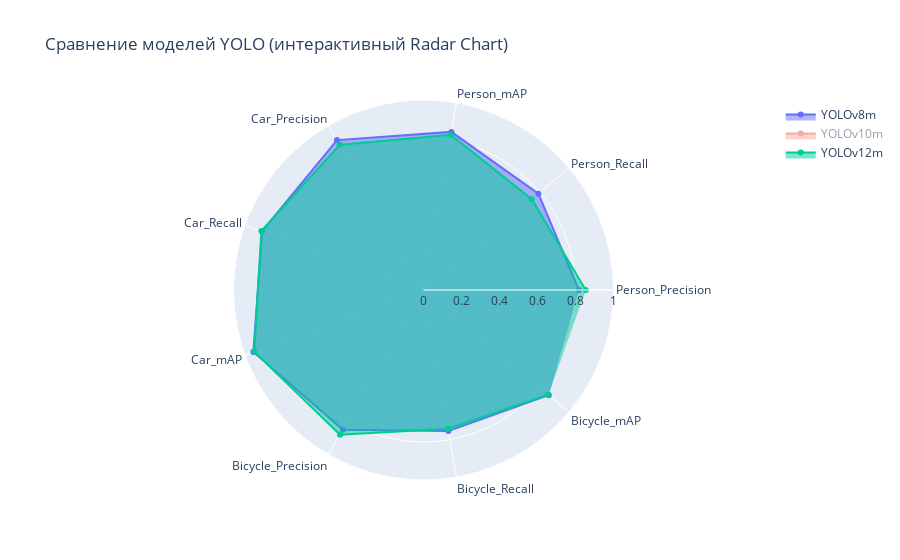

Here is the notebook cell this chart was saved with:
### Code cell
import plotly.express as px
import plotly.graph_objects as go

# Подготовка данных в "длинном" формате
df_melted = test_results.melt(id_vars='Model', value_vars=categories, 
                             var_name='Metric', value_name='Value')

# Создание radar chart
fig = go.Figure()

for model in test_results['Model']:
    fig.add_trace(go.Scatterpolar(
        r=df_melted[df_melted['Model'] == model]['Value'],
        theta=df_melted[df_melted['Model'] == model]['Metric'],
        fill='toself',
        name=model
    ))

fig.update_layout(
    polar=dict(radialaxis=dict(visible=True, range=[0, 1])),
    title='Сравнение моделей YOLO (интерактивный Radar Chart)'
)

fig.show()

### Figure 1 — Plotly figure (JSON) as saved in the notebook; plotly's stock layout.template omitted (floating-point values rounded to 4 significant figures)
{"data": [{"fill": "toself", "name": "YOLOv8m", "r": [0.818, 0.789, 0.845, 0.911, 0.904, 0.953, 0.849, 0.754, 0.861], "theta": ["Person_Precision", "Person_Recall", "Person_mAP", "Car_Precision", "Car_Recall", "Car_mAP", "Bicycle_Precision", "Bicycle_Recall", "Bicycle_mAP"], "type": "scatterpolar", "visible": true}, {"fill": "toself", "name": "YOLOv10m", "r": [0.692, 0.787, 0.807, 0.843, 0.904, 0.941, 0.736, 0.791, 0.838], "theta": ["Person_Precision", "Person_Recall", "Person_mAP", "Car_Precision", "Car_Recall", "Car_mAP", "Bicycle_Precision", "Bicycle_Recall", "Bicycle_mAP"], "type": "scatterpolar", "visible": "legendonly"}, {"fill": "toself", "name": "YOLOv12m", "r": [0.854, 0.744, 0.829, 0.883, 0.908, 0.948, 0.879, 0.741, 0.858], "theta": ["Person_Precision", "Person_Recall", "Person_mAP", "Car_Precision", "Car_Recall", "Car_mAP", "Bicycle_Precision", "Bicycle_Recall", "Bicycle_mAP"], "type": "scatterpolar", "visible": true}], "layout": {"autosize": true, "polar": {"angularaxis": {"type": "category"}, "radialaxis": {"autorange": false, "range": [0, 1], "type": "linear", "visible": true}}, "title": {"text": "Сравнение моделей YOLO (интерактивный Radar Chart)"}}}
